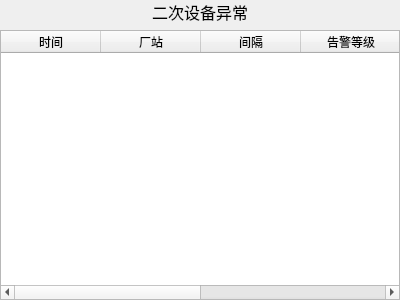
<?xml version="1.0" encoding="UTF-8"?>
<ui version="4.0">
 <class>SecondaryEquipmentAbnormal</class>
 <widget class="QWidget" name="SecondaryEquipmentAbnormal">
  <property name="geometry">
   <rect>
    <x>0</x>
    <y>0</y>
    <width>400</width>
    <height>300</height>
   </rect>
  </property>
  <property name="windowTitle">
   <string>Form</string>
  </property>
  <layout class="QGridLayout" name="gridLayout_SecondaryEquipmentAbnormal" rowstretch="1,13">
   <property name="margin">
    <number>0</number>
   </property>
   <item row="0" column="0">
    <widget class="QLabel" name="label">
     <property name="sizePolicy">
      <sizepolicy hsizetype="Expanding" vsizetype="Expanding">
       <horstretch>0</horstretch>
       <verstretch>0</verstretch>
      </sizepolicy>
     </property>
     <property name="font">
      <font>
       <pointsize>12</pointsize>
      </font>
     </property>
     <property name="text">
      <string>二次设备异常</string>
     </property>
     <property name="alignment">
      <set>Qt::AlignCenter</set>
     </property>
    </widget>
   </item>
   <item row="1" column="0">
    <widget class="QTableWidget" name="tableWidget">
     <column>
      <property name="text">
       <string>时间</string>
      </property>
     </column>
     <column>
      <property name="text">
       <string>厂站</string>
      </property>
     </column>
     <column>
      <property name="text">
       <string>间隔</string>
      </property>
     </column>
     <column>
      <property name="text">
       <string>告警等级</string>
      </property>
     </column>
     <column>
      <property name="text">
       <string>推理结论</string>
      </property>
     </column>
     <column>
      <property name="text">
       <string>详情</string>
      </property>
     </column>
    </widget>
   </item>
  </layout>
 </widget>
 <resources/>
 <connections/>
</ui>
